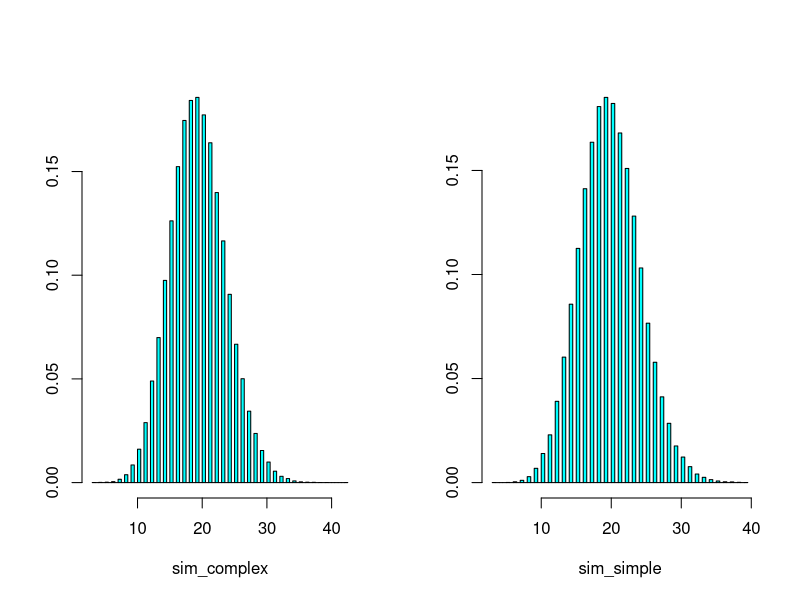

Here is the R script that generated this plot: (Note: this script raises an error after producing the figure.)
## ---- chunk 1
#| label: Simulation
set.seed(132)
nsims <- 1e5
N <- 400
rate <- 2
p <- rate/N
I <- 10

sim_complex <- parallel::mclapply(1:nsims, \(i) {
  nsamples <- rbinom(N, N, p)
  sum(rhyper(N, m = I, n = N, k = nsamples) > 0)
}, mc.cores = 4L) |> unlist()

sim_simple <- parallel::mclapply(1:nsims, \(i) {
  sum(rbinom(N, I, p) > 0) 
}, mc.cores = 4L) |> unlist()


op <- par(mfrow = c(1,2))
MASS::truehist(sim_complex)
MASS::truehist(sim_simple)
par(op)

quantile(sim_complex)
quantile(sim_simple)
## ---- chunk 2
set.seed(123133)

ngroups <- 3
mixing <- matrix(
  c(0.1, 0.2, 0.3, 0.2, 0.1, 0.2, 0.3, 0.2, 0.1),
  nrow = ngroups,
  ncol = ngroups
  )

mixing <- mixing/rowSums(mixing)
mixing

N <- 500
sizes <- c(100, 50, 350)
rate <- 1
p <- rate/N
I <- c(10, 5, 20)

ids <- rep.int(1:ngroups, times = sizes)

nsims <- 2e5

sim_complex <- parallel::mclapply(1:nsims, \(i) {

  # Sampling how many
  nsamples <- rbinom(N, N, p)

  # Sampling group first
  where_from <- lapply(1:N, \(i) {
    sample(3, size = nsamples[i], replace = TRUE, prob = mixing[ids[i],])
  })

  nsamples <- rbinom(N, sizes[where_from], p)
  sum(rhyper(N, m = I[where_from], n = sizes[where_from], k = nsamples) > 0)
}, mc.cores = 4L) |> unlist()
## ---- chunk 3
sim_simple <- parallel::mclapply(1:nsims, \(i) {

  res <- sapply(1:N, \(g) {
    sum(rbinom(3, size = I, prob = mixing[g,] * p))
  }) 

  sum(res > 0)

}, mc.cores = 4L) |> unlist()

op <- par(mfrow = c(1,2))
MASS::truehist(sim_complex)
MASS::truehist(sim_simple)
par(op)

quantile(sim_complex)
quantile(sim_simple)

(table(sim_complex) |> prop.table() |> cumsum() -
  table(sim_simple) |> prop.table() |> cumsum()) |> plot()

